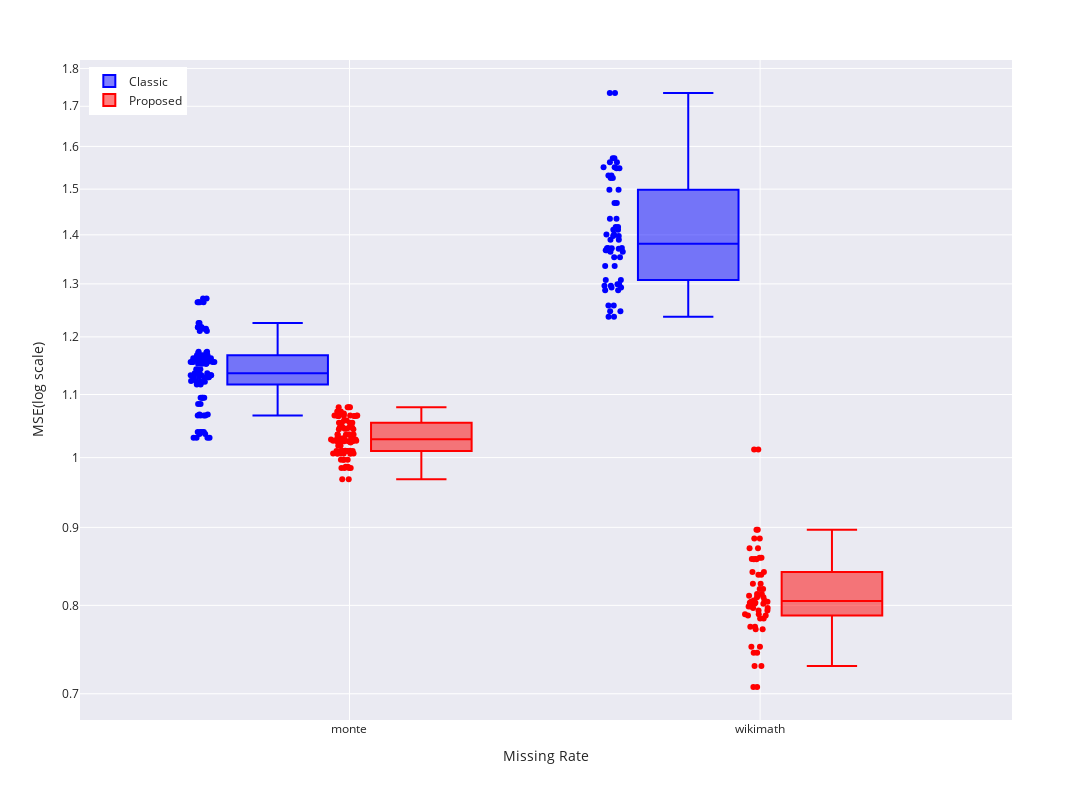

The notebook cell saved with this chart:
### Markdown cell above
## 2.2 Node

### Code cell
# wikimath nodes = 1068 time = 731
# monte nodes = 675 time = 744

tidydata = pd.concat([
          df.query("dataset=='wikimath' & mtype=='rand'  & model=='GCLSTM' & (mrate == 0.8)"),
          df.query("dataset=='monte' & mtype=='rand' &  model=='GCLSTM' & (mrate == 0.8)")])

tidydata['method'] = pd.Categorical(tidydata['method'], categories=['STGCN', 'IT-STGCN'])

tidydata = tidydata.sort_values(by=['dataset','model','mrate'])

fig = px.box(tidydata,x='dataset',y='mse',color='method',width=70, log_y=True, points="all")

fig.layout['xaxis']['title']['text']='Missing Rate'
fig.layout['yaxis']['title']['text']='MSE(log scale)'

fig.data[0]['marker']['color'] = 'blue'
fig.data[0]['name'] = 'Classic'
fig.data[1]['marker']['color'] = 'red'
fig.data[1]['name'] = 'Proposed'

fig.layout['legend']['title']=''

fig.update_layout(template="seaborn")
fig.update_layout(title_text="")
fig.update_layout(height=800, width=1800)

fig.update_layout(legend=dict(
    yanchor="top",
    y=0.99,
    xanchor="left",
    x=0.01
 ))

fig

### Figure 1 — Plotly figure (JSON) as saved in the notebook; plotly's stock layout.template omitted (floating-point values rounded to 4 significant figures; data arrays with more than 128 entries replaced by an {"elided": "..."} marker saying what was removed)
{"data": [{"alignmentgroup": "True", "boxpoints": "all", "hovertemplate": "method=STGCN<br>dataset=%{x}<br>mse=%{y}<extra></extra>", "legendgroup": "STGCN", "marker": {"color": "blue"}, "name": "Classic", "notched": false, "offsetgroup": "STGCN", "orientation": "v", "showlegend": true, "type": "box", "x": {"elided": "150 str values"}, "x0": " ", "xaxis": "x", "y": {"elided": "150 float values"}, "y0": " ", "yaxis": "y"}, {"alignmentgroup": "True", "boxpoints": "all", "hovertemplate": "method=IT-STGCN<br>dataset=%{x}<br>mse=%{y}<extra></extra>", "legendgroup": "IT-STGCN", "marker": {"color": "red"}, "name": "Proposed", "notched": false, "offsetgroup": "IT-STGCN", "orientation": "v", "showlegend": true, "type": "box", "x": {"elided": "150 str values"}, "x0": " ", "xaxis": "x", "y": {"elided": "150 float values"}, "y0": " ", "yaxis": "y"}], "layout": {"boxmode": "group", "height": 800, "legend": {"title": {"text": ""}, "tracegroupgap": 0, "x": 0.01, "xanchor": "left", "y": 0.99, "yanchor": "top"}, "margin": {"t": 60}, "title": {"text": ""}, "width": 1800, "xaxis": {"anchor": "y", "autorange": true, "domain": [0, 1], "range": [-0.653, 1.613], "title": {"text": "Missing Rate"}, "type": "category"}, "yaxis": {"anchor": "x", "autorange": true, "domain": [0, 1], "range": [-0.1721, 0.2608], "title": {"text": "MSE(log scale)"}, "type": "log"}}}
